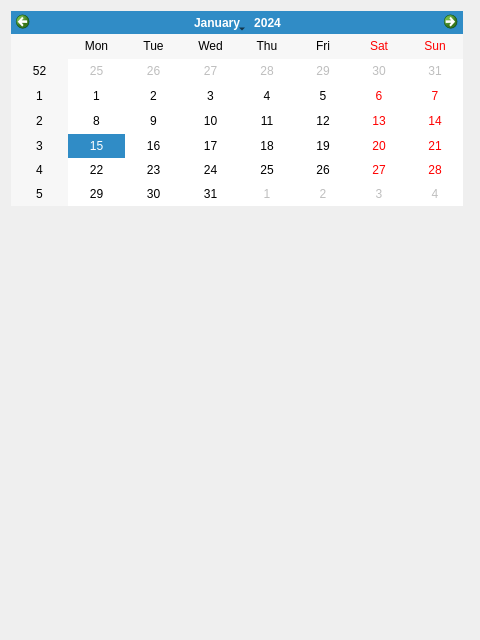
<?xml version="1.0" encoding="UTF-8"?>
<ui version="4.0">
 <class>dailyReport</class>
 <widget class="QWidget" name="dailyReport">
  <property name="geometry">
   <rect>
    <x>0</x>
    <y>0</y>
    <width>480</width>
    <height>640</height>
   </rect>
  </property>
  <property name="windowTitle">
   <string>Form</string>
  </property>
  <layout class="QGridLayout" name="gridLayout">
   <item row="3" column="0" colspan="2">
    <widget class="QtCharts::QChartView" name="payGraph" native="true">
     <property name="sizePolicy">
      <sizepolicy hsizetype="Expanding" vsizetype="Expanding">
       <horstretch>0</horstretch>
       <verstretch>0</verstretch>
      </sizepolicy>
     </property>
    </widget>
   </item>
   <item row="2" column="0" colspan="2">
    <widget class="QtCharts::QChartView" name="purposeGraph" native="true">
     <property name="sizePolicy">
      <sizepolicy hsizetype="Expanding" vsizetype="Expanding">
       <horstretch>0</horstretch>
       <verstretch>0</verstretch>
      </sizepolicy>
     </property>
    </widget>
   </item>
   <item row="1" column="0" colspan="2">
    <widget class="QLabel" name="totalAmount">
     <property name="text">
      <string/>
     </property>
    </widget>
   </item>
   <item row="0" column="0">
    <widget class="QCalendarWidget" name="calendarWidget"/>
   </item>
  </layout>
 </widget>
 <customwidgets>
  <customwidget>
   <class>QtCharts::QChartView</class>
   <extends>QWidget</extends>
   <header>qchartview.h</header>
   <container>1</container>
  </customwidget>
 </customwidgets>
 <resources/>
 <connections/>
</ui>
